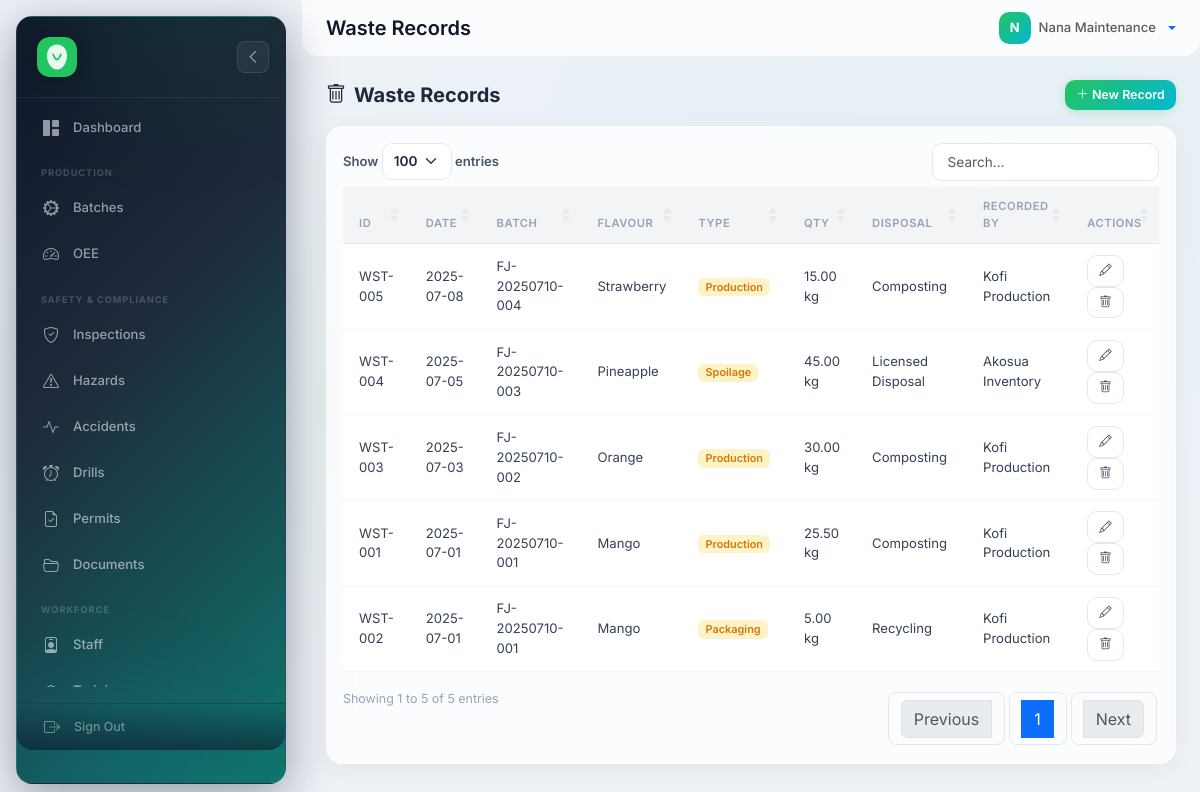
Page /?route=waste (signed in) on the committed database.
### tables this page shows
CREATE TABLE waste_records (
    WasteID       VARCHAR(50)    PRIMARY KEY,
    Date          DATE           NOT NULL,
    WasteType     VARCHAR(50)    DEFAULT 'Production',
    Quantity      DECIMAL(10,2)  DEFAULT 0.00,
    Unit          VARCHAR(30)    DEFAULT 'kg',
    DisposalMethod VARCHAR(100)  DEFAULT 'Landfill',
    BatchID       VARCHAR(50)    DEFAULT NULL,
    EnvironmentalImpact TEXT     DEFAULT NULL,
    RecordedBy    VARCHAR(50)    DEFAULT NULL,
    created_at    TIMESTAMP      DEFAULT CURRENT_TIMESTAMP,
    FOREIGN KEY (BatchID)    REFERENCES production_batches(BatchID) ON UPDATE CASCADE ON DELETE SET NULL,
    FOREIGN KEY (RecordedBy) REFERENCES users(UserID) ON UPDATE CASCADE ON DELETE SET NULL,
    INDEX idx_waste_date (Date)
);

CREATE TABLE production_batches (
    BatchID               VARCHAR(50)    PRIMARY KEY,
    BatchNumber           VARCHAR(50)    NOT NULL UNIQUE,
    ProductionDate        DATE           NOT NULL,
    Flavour               VARCHAR(100)   NOT NULL,
    Quantity              DECIMAL(10,2)  NOT NULL DEFAULT 0,
    Unit                  VARCHAR(30)    DEFAULT 'litres',
    Status                ENUM('Pending','In Progress','Completed','Rejected','Cancelled') DEFAULT 'Pending',
    UserID                VARCHAR(50)    DEFAULT NULL,
    RawMaterialID         VARCHAR(50)    DEFAULT NULL,
    PackagingMaterialID   VARCHAR(50)    DEFAULT NULL,
    MachineID             VARCHAR(50)    DEFAULT NULL,
    Notes                 TEXT           DEFAULT NULL,
    created_at            TIMESTAMP      DEFAULT CURRENT_TIMESTAMP,
    updated_at            TIMESTAMP      DEFAULT CURRENT_TIMESTAMP ON UPDATE CURRENT_TIMESTAMP,
    FOREIGN KEY (UserID)              REFERENCES users(UserID) ON UPDATE CASCADE ON DELETE SET NULL,
    FOREIGN KEY (RawMaterialID)       REFERENCES raw_materials(MaterialID) ON UPDATE CASCADE ON DELETE SET NULL,
    FOREIGN KEY (PackagingMaterialID) REFERENCES packaging_materials(PackageID) ON UPDATE CASCADE ON DELETE SET NULL,
    FOREIGN KEY (MachineID)           REFERENCES machines(MachineID) ON UPDATE CASCADE ON DELETE SET NULL,
    INDEX idx_pb_date   (ProductionDate),
    INDEX idx_pb_status (Status),
    INDEX idx_pb_flavour(Flavour)
);

CREATE TABLE users (
    UserID     VARCHAR(50)  PRIMARY KEY,
    RoleID     VARCHAR(50)  NOT NULL,
    Name       VARCHAR(100) NOT NULL,
    password   VARCHAR(255) NOT NULL,
    Status     ENUM('Active','Inactive') DEFAULT 'Active',
    created_at TIMESTAMP    DEFAULT CURRENT_TIMESTAMP,
    updated_at TIMESTAMP    DEFAULT CURRENT_TIMESTAMP ON UPDATE CURRENT_TIMESTAMP,
    FOREIGN KEY (RoleID) REFERENCES roles(RoleID) ON UPDATE CASCADE ON DELETE RESTRICT
);

### backend/controllers/Controller.php (called while the page is built, shortened)
<?php
abstract class Controller
{
    protected string $viewPath;
    protected function render(string $view, array $data = []): void
    {
        extract($data);
        $viewFile = APP_ROOT . '/frontend/views/' . $this->viewPath . '/' . $view . '.php';
        require $viewFile;
        require APP_ROOT . '/frontend/views/layouts/main.php';
    }
}

### backend/controllers/WasteController.php (called while the page is built, shortened)
<?php
require_once __DIR__ . '/Controller.php';
class WasteController extends Controller {
    public function __construct() {
        $this->model = new WasteRecordModel();
    }
    public function index(): void {
        $this->render('index', ['records' => $this->model->getAllDetailed()]);
    }
}

### backend/config/database.php (called while the page is built, shortened)
<?php
function getDb(): PDO {
    static $pdo = null;
    if ($pdo === null) {
        $dsn = 'mysql:host=' . DB_HOST . ';dbname=' . DB_NAME . ';charset=' . DB_CHARSET;
        $options = [
            PDO::ATTR_ERRMODE            => PDO::ERRMODE_EXCEPTION,
            PDO::ATTR_DEFAULT_FETCH_MODE => PDO::FETCH_ASSOC,
            PDO::ATTR_EMULATE_PREPARES   => false,
        ];
         $pdo = new PDO($dsn, DB_USER, DB_PASS, $options);
    }
    return $pdo;
}
function isLoggedIn(): bool {
    return isset($_SESSION['user_id']) && !empty($_SESSION['user_id']);
}
function currentUser(): ?array {
    return [
        'id'        => $_SESSION['user_id'],
        'name'      => $_SESSION['user_name'] ?? '',
        'role_id'   => $_SESSION['user_role_id'] ?? '',
        'role_name' => $_SESSION['user_role_name'] ?? '',
    ];
}
function sanitize(mixed $input): string {
    return htmlspecialchars(trim((string)$input), ENT_QUOTES, 'UTF-8');
}

### backend/config/permissions.php (called while the page is built, shortened)
<?php
function getAccess(string $roleId, string $module): string {
    global $ROLE_PERMISSIONS;
    return $ROLE_PERMISSIONS[$roleId][$module] ?? 'no';
}
function canCreate(string $module): bool {
    $u = currentUser();
    $level = getAccess($u['role_id'], $module);
    return in_array($level, ['full', 'participate', 'report'], true);
}

### backend/models/Model.php (called while the page is built, shortened)
<?php
require_once __DIR__ . '/../config/database.php';
abstract class Model
{
    protected PDO $db;
    public function __construct()
    {
        $this->db = getDb();
    }
    public function query(string $sql, array $params = []): array
    {
        $stmt = $this->db->prepare($sql);
        $stmt->execute($params);
        return $stmt->fetchAll();
    }
}

### backend/models/WasteRecordModel.php (called while the page is built, shortened)
<?php
require_once __DIR__ . '/Model.php';
class WasteRecordModel extends Model {
    public function getAllDetailed(): array {
        return $this->query(
            "SELECT wr.*, pb.BatchNumber, pb.Flavour, u.Name AS RecordedByName
             FROM waste_records wr
             LEFT JOIN production_batches pb ON wr.BatchID = pb.BatchID
             LEFT JOIN users u ON wr.RecordedBy = u.UserID
             ORDER BY wr.Date DESC"
        );
    }
}

### frontend/views/waste/index.php (the view)
<?php $pageTitle = 'Waste Records'; ?>
<div class="d-flex justify-content-between align-items-center mb-3">
    <h5 class="fw-bold mb-0"><i class="bi bi-trash me-2"></i><?= $pageTitle ?></h5>
    <?php if (canCreate('waste')): ?>
    <a href="?route=waste/create" class="btn btn-success btn-sm"><i class="bi bi-plus-lg"></i> New Record</a>
    <?php endif; ?>
</div>
<div class="card border-0 shadow-sm">
    <div class="card-body">
        <table id="dataTable" class="table table-hover align-middle">
            <thead class="table-light">
                <tr><th>ID</th><th>Date</th><th>Batch</th><th>Flavour</th><th>Type</th><th>Qty</th><th>Disposal</th><th>Recorded By</th><th>Actions</th></tr>
            </thead>
            <tbody>
                <?php foreach ($records as $w): ?>
                <tr>
                    <td><?= sanitize($w['WasteID']) ?></td>
                    <td><?= sanitize($w['Date'] ?? '') ?></td>
                    <td><?= sanitize($w['BatchNumber'] ?? $w['batch_number'] ?? '') ?></td>
                    <td><?= sanitize($w['Flavour'] ?? '') ?></td>
                    <td><span class="badge bg-warning bg-opacity-10 text-warning"><?= sanitize($w['WasteType'] ?? $w['waste_type'] ?? '') ?></span></td>
                    <td><?= number_format((float)($w['Quantity'] ?? 0), 2) ?> <?= sanitize($w['Unit'] ?? 'kg') ?></td>
                    <td><?= sanitize($w['DisposalMethod'] ?? $w['disposal_method'] ?? '') ?></td>
                    <td><?= sanitize($w['RecordedByName'] ?? $w['recorded_by_name'] ?? '') ?></td>
                    <td>
                        <a href="?route=waste/edit&id=<?= urlencode($w['WasteID']) ?>" class="btn btn-sm btn-outline-primary" title="Edit"><i class="bi bi-pencil"></i></a>
                        <a href="?route=waste/delete&id=<?= urlencode($w['WasteID']) ?>" class="btn btn-sm btn-outline-danger" title="Delete" onclick="return confirm('Delete this record?')"><i class="bi bi-trash"></i></a>
                    </td>
                </tr>
                <?php endforeach; ?>
            </tbody>
        </table>
    </div>
</div>

### frontend/assets/css/glass.css (style rules this page uses)
:root { --sidebar-width: 270px; --sidebar-collapsed: 85px; --glass-bg: rgba(255,255,255,0.78); --glass-border: rgba(255,255,255,0.5); --glass-shadow: 0 4px 24px rgba(0,0,0,0.05); --glass-blur: blur(24px); --brand: #22c55e; --brand-accent: #06b6d4; --gradient-brand: linear-gradient(135deg, #22c55e 0%, #06b6d4 100%); --gradient-warm: linear-gradient(135deg, #f97316 0%, #ef4444 100%); --gradient-cool: linear-gradient(135deg, #6366f1 0%, #8b5cf6 100%); --gradient-sky: linear-gradient(135deg, #0ea5e9 0%, #2563eb 100%); --gradient-rose: linear-gradient(135deg, #f43f5e 0%, #e11d48 100%); --gradient-amber: linear-gradient(135deg, #f59e0b 0%, #d97706 100%); --gradient-emerald: linear-gradient(135deg, #10b981 0%, #059669 100%); --radius: 16px; --radius-sm: 10px; }
*, *::before, *::after { box-sizing: border-box; }
body { font-family: 'Inter', system-ui, -apple-system, sans-serif !important; background: #eef2f7 !important; background-image: radial-gradient(ellipse at 20% 50%, rgba(34,197,94,0.04) 0%, transparent 50%), radial-gradient(ellipse at 80% 20%, rgba(6,182,212,0.04) 0%, transparent 50%) !important; color: #1e293b; -webkit-font-smoothing: antialiased; }
.card, .border-0 { background: var(--glass-bg) !important; backdrop-filter: var(--glass-blur) !important; -webkit-backdrop-filter: var(--glass-blur) !important; border: 1px solid var(--glass-border) !important; border-radius: var(--radius) !important; box-shadow: var(--glass-shadow) !important; transition: all 0.25s ease; }
.table { border-collapse: collapse; }
.table th { font-size: 0.7rem !important; font-weight: 600 !important; text-transform: uppercase !important; letter-spacing: 0.05em !important; color: #94a3b8 !important; padding: 0.7rem 1rem !important; border-bottom: 1px solid rgba(0,0,0,0.05) !important; background: rgba(0,0,0,0.01) !important; }
.table td { padding: 0.65rem 1rem !important; font-size: 0.82rem !important; color: #334155 !important; border-bottom: 1px solid rgba(0,0,0,0.03) !important; }
.table-light { background: rgba(0,0,0,0.01) !important; }
.table-light th { background: rgba(0,0,0,0.02) !important; }
.btn-success { background: var(--gradient-brand) !important; border: none !important; color: white !important; box-shadow: 0 2px 8px rgba(34,197,94,0.25) !important; border-radius: var(--radius-sm) !important; font-weight: 600 !important; transition: all 0.15s !important; }
.btn-outline-primary { border: 1.5px solid #e2e8f0 !important; color: #475569 !important; background: white !important; border-radius: var(--radius-sm) !important; font-weight: 600 !important; transition: all 0.15s !important; }
.btn-outline-danger { border: 1.5px solid #e2e8f0 !important; color: #475569 !important; background: white !important; border-radius: var(--radius-sm) !important; font-weight: 600 !important; transition: all 0.15s !important; }
.btn-sm { font-size: 0.78rem !important; padding: 0.35rem 0.7rem !important; }
.badge { font-weight: 600 !important; font-size: 0.68rem !important; border-radius: 6px !important; }
.badge.bg-warning { background: #fef3c7 !important; color: #d97706 !important; }

### rows in the picture
waste_records: WasteID "WST-005", Date "2025-07-08", BatchID.BatchNumber "FJ-20250710-004", BatchID.Flavour "Strawberry", WasteType "Production", Quantity "15.00", Unit "kg", DisposalMethod "Composting", RecordedBy.Name "Kofi Production"
waste_records: WasteID "WST-004", Date "2025-07-05", BatchID.BatchNumber "FJ-20250710-003", BatchID.Flavour "Pineapple", WasteType "Spoilage", Quantity "45.00", Unit "kg", DisposalMethod "Licensed Disposal", RecordedBy.Name "Akosua Inventory"
waste_records: WasteID "WST-003", Date "2025-07-03", BatchID.BatchNumber "FJ-20250710-002", BatchID.Flavour "Orange", WasteType "Production", Quantity "30.00", Unit "kg", DisposalMethod "Composting", RecordedBy.Name "Kofi Production"
waste_records: WasteID "WST-001", Date "2025-07-01", BatchID.BatchNumber "FJ-20250710-001", BatchID.Flavour "Mango", WasteType "Production", Quantity "25.50", Unit "kg", DisposalMethod "Composting", RecordedBy.Name "Kofi Production"
waste_records: WasteID "WST-002", Date "2025-07-01", BatchID.BatchNumber "FJ-20250710-001", BatchID.Flavour "Mango", WasteType "Packaging", Quantity "5.00", Unit "kg", DisposalMethod "Recycling", RecordedBy.Name "Kofi Production"

### other values in the picture
$pageTitle "Waste Records"
substr($user['name'] ?? 'U', 0, 1) "N"
$user['name'] "Nana Maintenance"
